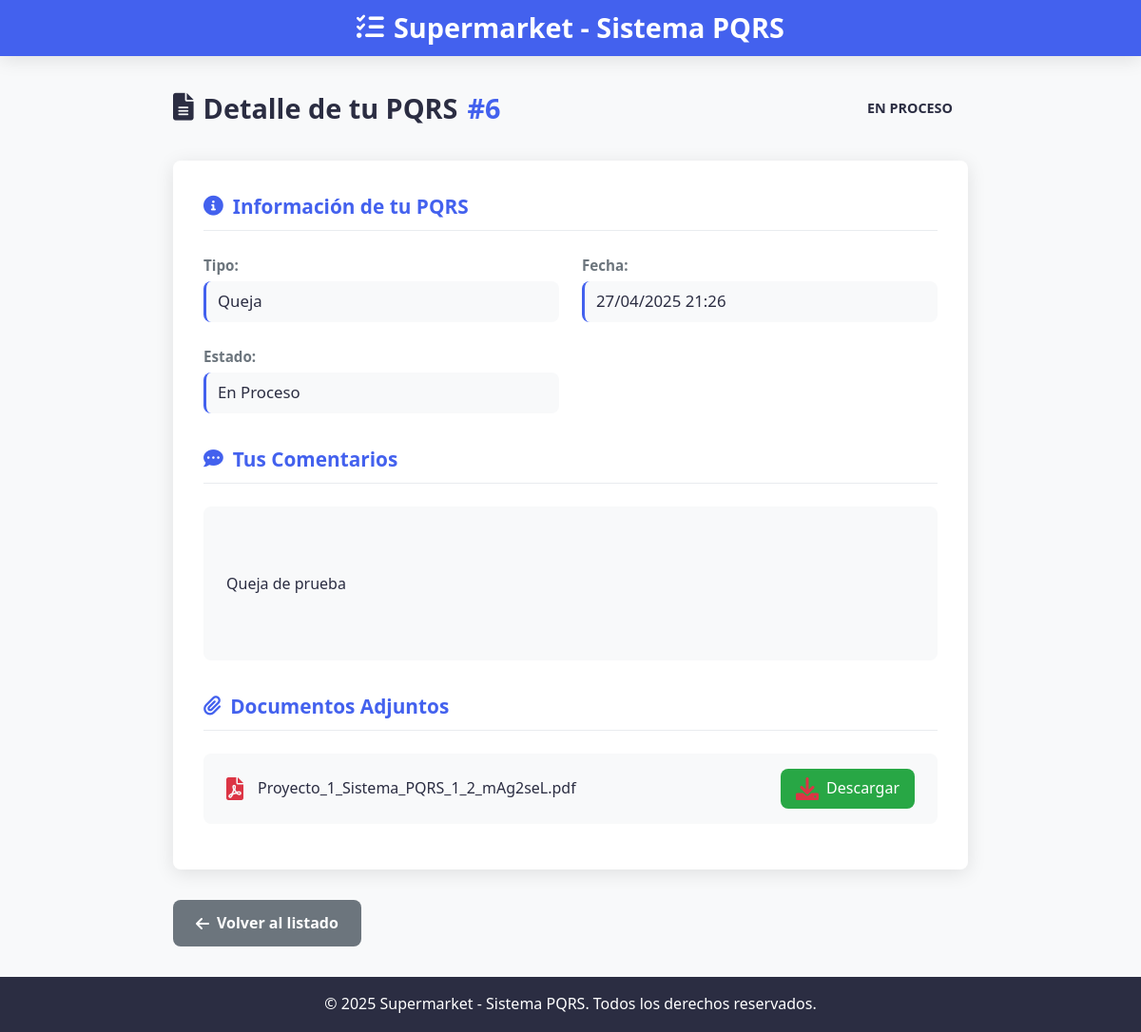
The app's page /cliente/pqrs/6/ (signed in) with its own data.
### core/models.py (models this page shows, shortened)
class PQRS(models.Model):
    TIPO_RADICADO_CHOICES = [
        ('Petición', 'Petición'),
        ('Queja', 'Queja'),
        ('Reclamo', 'Reclamo'),
        ('Sugerencia', 'Sugerencia'),
    ]
    ESTADO_RADICADO_CHOICES = [
        ('Nuevo', 'Nuevo'),
        ('En Proceso', 'En Proceso'),
        ('Resuelto', 'Resuelto'),
        ('Cerrado', 'Cerrado'),
    ]
    numero_radicado = models.AutoField(primary_key=True)
    fecha_radicado = models.DateTimeField(auto_now_add=True)
    tipo_radicado = models.CharField(max_length=25, choices=TIPO_RADICADO_CHOICES)
    comentarios = models.TextField()
    anexo = models.FileField(upload_to='anexos/', blank=True, null=True)
    cliente = models.ForeignKey(Cliente, on_delete=models.CASCADE, related_name='pqrs')
    estado = models.CharField(max_length=20, choices=ESTADO_RADICADO_CHOICES, default='En Proceso')
    empleado_asignado = models.ForeignKey(Empleado, on_delete=models.SET_NULL, null=True, blank=True, related_name='pqrs_asignados')
    justificacion_del_estado = models.TextField(blank=True, null=True)
    fecha_respuesta = models.DateTimeField(blank=True, null=True)

### core/views.py (the view)
# urls.py: path('cliente/pqrs/<int:numero_radicado>/', detalle_pqrs, name='detalle_pqrs'),
def detalle_pqrs(request, numero_radicado):
    if request.session.get('rol') != 'cliente':
        return redirect('inicio')
    nombre_usuario = request.session.get('usuario')
    cliente = get_object_or_404(Cliente, nombre_completo=nombre_usuario)
    pqrs = get_object_or_404(PQRS, numero_radicado=numero_radicado, cliente=cliente)
    return render(request, 'detalle_pqrs.html', {'pqrs': pqrs, 'usuario': nombre_usuario})

### templates/detalle_pqrs.html (shortened to what this page needs)
{% load static %}
<!DOCTYPE html>
<html lang="es">
<head>
    <link rel="stylesheet" href="{% static 'css/cliente/detalle_pqrs_cliente.css' %}">
    <link rel="stylesheet" href="https://cdnjs.cloudflare.com/ajax/libs/font-awesome/6.0.0/css/all.min.css">
</head>
<body>
    <div class="pqrs-detail-container">
        <header class="pqrs-header">
            <h1><i class="fas fa-tasks"></i> Supermarket - Sistema PQRS</h1>
        </header>
        <main class="pqrs-detail-content">
            <div class="detail-header">
                <h2>
                    <i class="fas fa-file-alt"></i> Detalle de tu PQRS
                    <span class="radicado-number">#{{ pqrs.numero_radicado }}</span>
                </h2>
                <div class="status-badge badge-{{ pqrs.estado|lower }}">
                    {{ pqrs.estado }}
                </div>
            </div>
            <div class="detail-card">
                <div class="detail-section">
                    <h3 class="section-title"><i class="fas fa-info-circle"></i> Información de tu PQRS</h3>
                    <div class="detail-grid">
                        <div class="detail-item">
                            <span class="detail-label">Tipo:</span>
                            <span class="detail-value">{{ pqrs.tipo_radicado }}</span>
                        </div>
                        <div class="detail-item">
                            <span class="detail-label">Fecha:</span>
                            <span class="detail-value">{{ pqrs.fecha_radicado|date:"d/m/Y H:i" }}</span>
                        </div>
                        <div class="detail-item">
                            <span class="detail-label">Estado:</span>
                            <span class="detail-value">{{ pqrs.estado }}</span>
                        </div>
                    </div>
                </div>
                <div class="detail-section">
                    <h3 class="section-title"><i class="fas fa-comment-dots"></i> Tus Comentarios</h3>
                    <div class="comments-box">
                        {{ pqrs.comentarios|linebreaks }}
                    </div>
                </div>
                <div class="detail-section">
                    <h3 class="section-title"><i class="fas fa-paperclip"></i> Documentos Adjuntos</h3>
                    {% if pqrs.anexo %}
                        <div class="attachment-box">
                            <i class="fas fa-file-pdf"></i>
                            <span class="attachment-name">{{ pqrs.anexo.name|cut:"anexos/" }}</span>
                            <a href="{{ pqrs.anexo.url }}" download class="btn-download">
                                <i class="fas fa-download"></i> Descargar
                            </a>
                        </div>
                    {% else %}
                        <p class="no-attachment"><i class="fas fa-times-circle"></i> No adjuntaste ningún documento.</p>
                    {% endif %}
                </div>
            </div>
            <div class="action-buttons">
                <a href="{% url 'listar_pqrs' %}" class="btn btn-back">
                    <i class="fas fa-arrow-left"></i> Volver al listado
                </a>
            </div>
        </main>
        <footer class="pqrs-footer">
            <p>&copy; 2025 Supermarket - Sistema PQRS. Todos los derechos reservados.</p>
        </footer>
    </div>
</body>
</html>

### static/css/cliente/detalle_pqrs_cliente.css (style rules this page uses)
:root { --primary-color: #4361ee; --primary-hover: #3a56d4; --secondary-color: #6c757d; --secondary-hover: #5a6268; --success-color: #28a745; --success-hover: #218838; --info-color: #17a2b8; --info-hover: #138496; --warning-color: #ffc107; --warning-hover: #e0a800; --danger-color: #dc3545; --danger-hover: #bb2d3b; --text-color: #2b2d42; --light-bg: #f8f9fa; --white: #ffffff; --gray-light: #e9ecef; --shadow: 0 4px 20px rgba(0, 0, 0, 0.1); --transition: all 0.3s ease; --border-radius: 8px; }
body { font-family: 'Segoe UI', Tahoma, Geneva, Verdana, sans-serif; background-color: var(--light-bg); color: var(--text-color); margin: 0; padding: 0; line-height: 1.6; }
.pqrs-detail-container { display: flex; flex-direction: column; min-height: 100vh; }
.pqrs-header { background-color: var(--primary-color); color: var(--white); padding: 0.4rem 2rem; box-shadow: var(--shadow); }
.pqrs-header h1 { margin: 0; font-size: 1.8rem; display: flex; align-items: center; justify-content: center; gap: 10px; }
.pqrs-detail-content { flex: 1; padding: 2rem; max-width: 900px; margin: 0 auto; width: 100%; box-sizing: border-box; }
.detail-header { display: flex; justify-content: space-between; align-items: center; margin-bottom: 2rem; flex-wrap: wrap; gap: 1rem; }
.detail-header h2 { font-size: 1.8rem; margin: 0; display: flex; align-items: center; gap: 10px; }
.radicado-number { color: var(--primary-color); font-weight: 700; }
.detail-card { background-color: var(--white); border-radius: var(--border-radius); box-shadow: var(--shadow); padding: 2rem; margin-bottom: 2rem; }
.detail-section { margin-bottom: 2rem; }
.detail-section:last-child { margin-bottom: 0; }
.section-title { font-size: 1.3rem; margin-top: 0; margin-bottom: 1.5rem; color: var(--primary-color); display: flex; align-items: center; gap: 10px; padding-bottom: 0.5rem; border-bottom: 1px solid var(--gray-light); }
.detail-grid { display: grid; grid-template-columns: repeat(auto-fit, minmax(250px, 1fr)); gap: 1.5rem; }
.detail-item { display: flex; flex-direction: column; }
.detail-label { font-weight: 600; color: var(--secondary-color); margin-bottom: 0.3rem; font-size: 0.95rem; }
.detail-value { font-size: 1.05rem; padding: 0.5rem 0.75rem; background-color: var(--light-bg); border-radius: var(--border-radius); border-left: 3px solid var(--primary-color); }
.comments-box { background-color: var(--light-bg); padding: 1.5rem; border-radius: var(--border-radius); line-height: 1.7; white-space: pre-line; }
.attachment-box { display: flex; align-items: center; gap: 15px; background-color: var(--light-bg); padding: 1rem 1.5rem; border-radius: var(--border-radius); margin-bottom: 1rem; }
.attachment-box i { font-size: 1.5rem; color: var(--danger-color); }
.attachment-name { flex: 1; font-weight: 500; overflow: hidden; text-overflow: ellipsis; white-space: nowrap; }
.btn-download { background-color: var(--success-color); color: var(--white); padding: 0.5rem 1rem; border-radius: var(--border-radius); text-decoration: none; font-weight: 500; display: flex; align-items: center; gap: 8px; transition: var(--transition); }
.status-badge { padding: 0.5rem 1rem; border-radius: 50rem; font-size: 0.9rem; font-weight: 700; text-transform: uppercase; }
.action-buttons { display: flex; justify-content: space-between; gap: 1rem; }
.btn { padding: 0.75rem 1.5rem; border-radius: var(--border-radius); border: none; font-size: 1rem; font-weight: 600; cursor: pointer; transition: var(--transition); display: inline-flex; align-items: center; justify-content: center; gap: 0.5rem; text-decoration: none; }
.btn-back { background-color: var(--secondary-color); color: var(--white); }
.pqrs-footer { background-color: var(--text-color); color: var(--white); text-align: center; margin-top: auto; }

### records on screen
PQRS: numero_radicado "6", estado "EN PROCESO", tipo_radicado "Queja", fecha_radicado "27/04/2025 21:26", estado "En Proceso", comentarios "Queja de prueba", anexo.name "Proyecto_1_Sistema_PQRS_1_2_mAg2seL.pdf"
